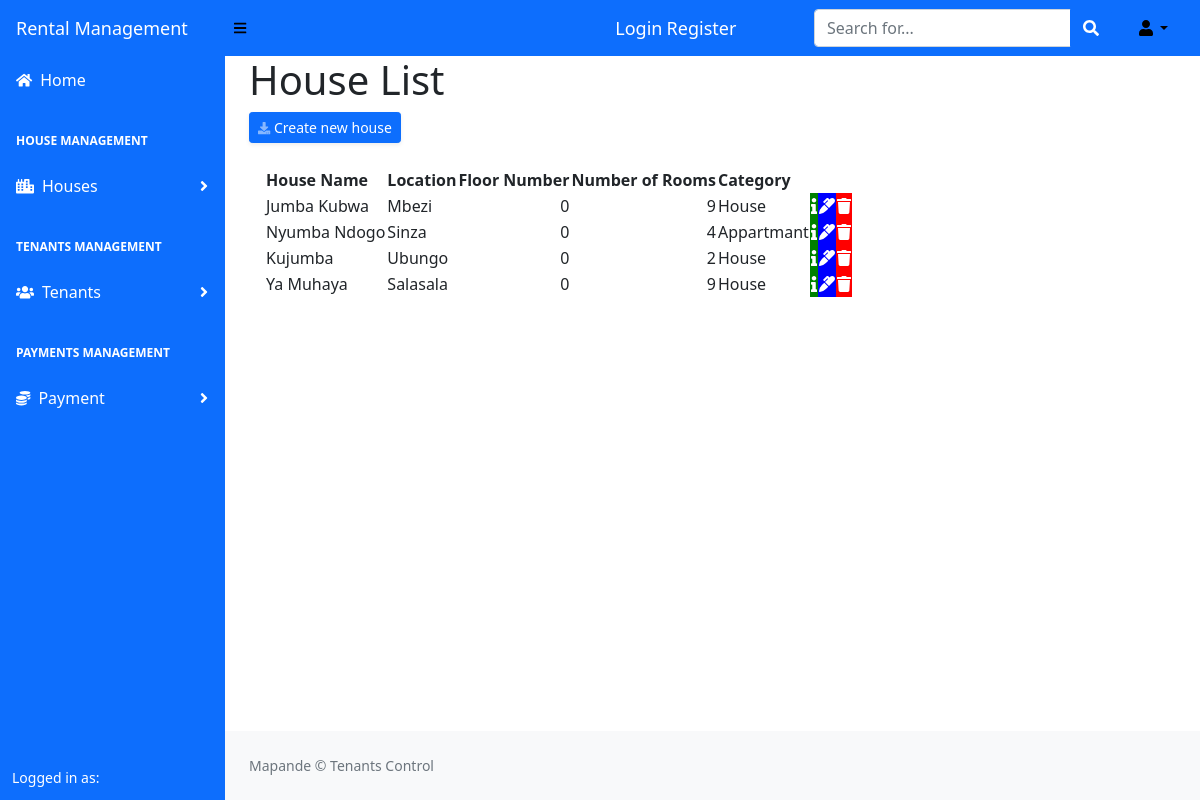
/house_list, run on the app's committed database.
### renting/models.py (models this page shows)
class HouseProperty(db.Model):
    __tablename__ = 'house_property'
    id = db.Column(db.Integer(), autoincrement=True, primary_key = True)
    house_name = db.Column(db.String(length = 50), nullable = False)
    house_location = db.Column(db.String())
    floor_number = db.Column(db.Integer())
    number_of_room = db.Column(db.Integer())
    category = db.Column(db.String(length=30))

### renting/routes.py (the view)
@app.route('/house_list')
def house_list_page():
    results = HouseProperty.query.all()
    return render_template('house_list.html', results = results)

### renting/templates/house_list.html (shortened to what this page needs)
{% extends 'base.html' %}
{% block content %}
<div class="content-heading"><h1>House List</h1></div>
<div class="row">
    <div class="col-lg-12 mb-2">
        <a href="{{url_for('house_page')}}"
           class=" d-sm-inline-block btn btn-sm btn-primary shadow-sm"><i
                class="fas fa-download fa-sm text-white-50"></i> Create new house</a>
    </div>
</div>
<div class="card-body">
    <table id="datatablesSimple">
        <thead>
            <tr>
                <th>House Name </th>
                <th>Location</th>
                <th>Floor Number</th>
                <th>Number of Rooms</th>
                <th>Category</th>
                <th></th>
                <th></th>
                <th></th>
            </tr>
        </thead>
        <tbody>
            {% for result in results %}
            <tr>
                <td>{{ result.house_name }}</td>
                <td>{{ result.house_location }}</td>
                <td style="text-align: right;">{{ result.floor_number }}</td>
                <td style="text-align: right;">{{ result.number_of_room }}</td>
                <td>{{ result.category }}</td>
                <td style="background-color: green;"><a href="/#/{{ result.id }}" ><span class="fa fa-info" style="font-size: 16px; color: white;" data-bs-toggle="tooltip" data-bs-placement="top" title="Info"></span></a> </td>
                <td style="background-color: blue;"><a href="/updatehouse/{{ result.id }}"> <span class="fa fa-marker" style='font-size:16px;color:white;' color="&#xf044;" data-bs-toggle="tooltip" data-bs-placement="top" title="Edit"></span></a> </td>
                <td style="background-color: red;"><a href="/confirmdeletehouse/{{ result.id }}"> <span class="fa fa-trash" style='font-size:16px;color:white;' data-bs-toggle="tooltip" data-bs-placement="top" title="Delete"></span></a> </td>
            </tr>
            {% endfor %}
        </tbody>
    </table>
 </div>
{% endblock %}

### data on the page
HouseProperty: house_name "Jumba Kubwa", house_location "Mbezi", floor_number "0", number_of_room "9", category "House"
HouseProperty: house_name "Nyumba Ndogo", house_location "Sinza", floor_number "0", number_of_room "4", category "Appartmant"
HouseProperty: house_name "Kujumba", house_location "Ubungo", floor_number "0", number_of_room "2", category "House"
HouseProperty: house_name "Ya Muhaya", house_location "Salasala", floor_number "0", number_of_room "9", category "House"
